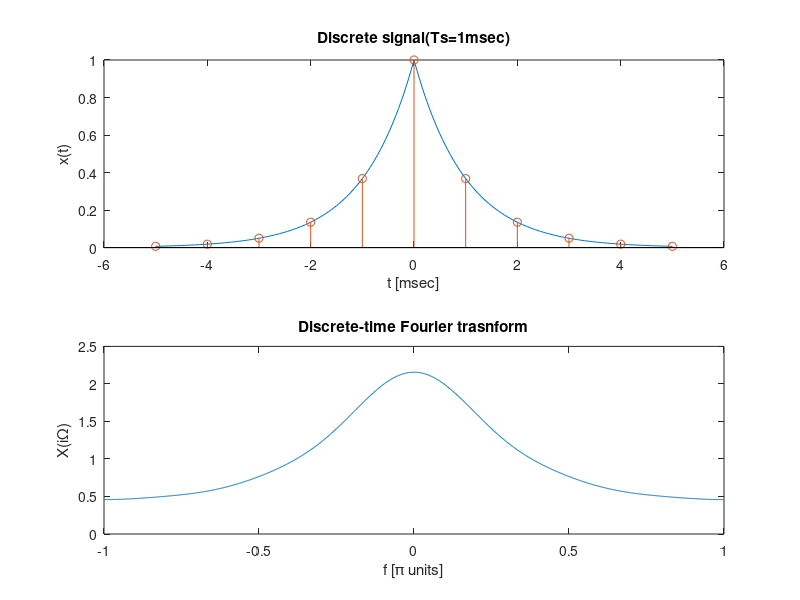

This figure's MATLAB source:
%%deigma2b
close all;
clc;
clear all;

Dt = 5e-5;
t = -5e-3:Dt:5e-3;
x = exp(-1000*abs(t));

Ts = 1e-3;
n = -5:1:5;
x_d = exp(-1000*abs(n*Ts));

iter_max = 500;
iter = 0:1:iter_max;
w = (iter/iter_max)*pi;
X_d = x_d*exp(-i*n'*w);
X_d = real(X_d);
w = [-fliplr(w),w(2:iter_max+1)];
X_d = [fliplr(X_d),X_d(2:iter_max+1)];

figure(1);

subplot(2,1,1);
plot(1000*t,x);
xlabel('t [msec]');
ylabel('x(t)');
title('Discrete signal(Ts=1msec)');
hold on ;
stem(n*Ts*1000 ,x_d);
hold off ;

subplot(2,1,2);
plot(w/pi,X_d);
xlabel('f [\pi units]');
ylabel('X(i\Omega)');
title('Discrete-time Fourier trasnform');

print -depsc progr23;
